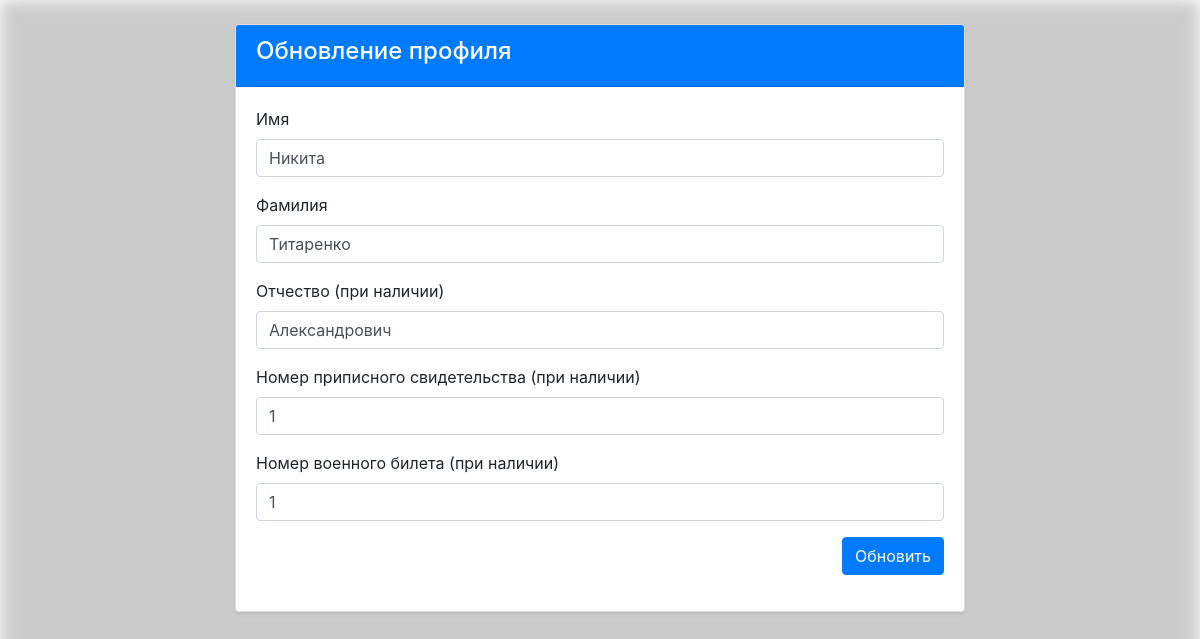
The app's page /update_profile (signed in) with its own data.
### app.py (models this page shows, shortened)
class User(UserMixin, db.Model):
    id = db.Column(db.Integer, primary_key=True)
    username = db.Column(db.String(64), index=True, unique=True)
    password_hash = db.Column(db.String(128))
    first_name = db.Column(db.String(64))
    last_name = db.Column(db.String(64))
    middle_name = db.Column(db.String(64))
    conscription_certificate = db.Column(db.String(64), nullable=True)
    military_id = db.Column(db.String(64), nullable=True)

### app.py (the view, shortened to what this page needs)
@app.route('/update_profile', methods=['GET', 'POST'])
@login_required
def update_profile():
    form = UpdateProfileForm(obj=current_user)
    return render_template('update_profile.html', title='Обновить профиль', form=form)

### app.py
class UpdateProfileForm(FlaskForm):
    first_name = StringField('Имя', validators=[DataRequired()])
    middle_name = StringField('Фамилия', validators=[DataRequired()])
    last_name = StringField('Отчество (при наличии)', validators=[Optional()])
    conscription_certificate = StringField('Номер приписного свидетельства (при наличии)', validators=[Optional()])
    military_id = StringField('Номер военного билета (при наличии)', validators=[Optional()])
    submit = SubmitField('Обновить')

### app.py (called while the page is built)
@login.user_loader
def load_user(id):
    return User.query.get(int(id))

### templates/update_profile.html (shortened to what this page needs)
{% extends "base.html" %}
{% block content %}
<div class="container mt-4">
    <div class="row">
        <div class="col-lg-8 offset-lg-2">
            <div class="card shadow-sm">
                <div class="card-header bg-primary text-white">
                    <h4>Обновление профиля</h4>
                </div>
                <div class="card-body">
                    <form method="POST">
                        <div class="form-group">
                            {{ form.first_name.label(class="form-control-label") }}
                            {{ form.first_name(class="form-control") }}
                        </div>
                        <div class="form-group">
                            {{ form.middle_name.label(class="form-control-label") }}
                            {{ form.middle_name(class="form-control") }}
                        </div>
                        <div class="form-group">
                            {{ form.last_name.label(class="form-control-label") }}
                            {{ form.last_name(class="form-control") }}
                        </div>
                        <div class="form-group">
                            {{ form.conscription_certificate.label(class="form-control-label") }}
                            {{ form.conscription_certificate(class="form-control") }}
                        </div>
                        <div class="form-group">
                            {{ form.military_id.label(class="form-control-label") }}
                            {{ form.military_id(class="form-control") }}
                        </div>
                        <div class="form-group text-right">
                            <button type="submit" class="btn btn-primary">Обновить</button>
                        </div>
                    </form>
                </div>
            </div>
        </div>
    </div>
</div>
{% endblock %}

### static/css/styles.css (style rules this page uses)
body, html { height: 100%; margin: 0; }

### records on screen
User: first_name "Никита", middle_name "Титаренко", last_name "Александрович", conscription_certificate "1", military_id "1"
